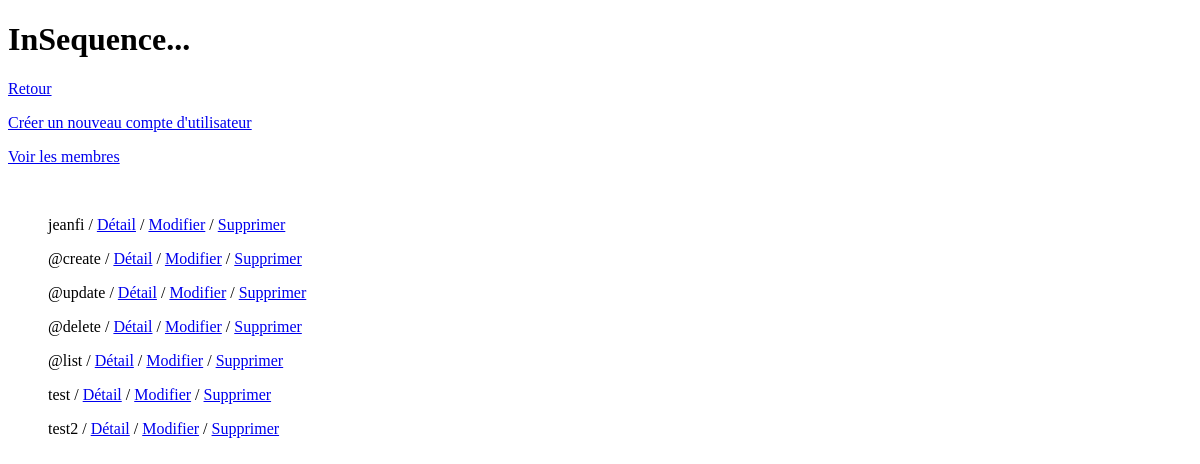
The page /siteuser-list/ on the database as committed earlier.
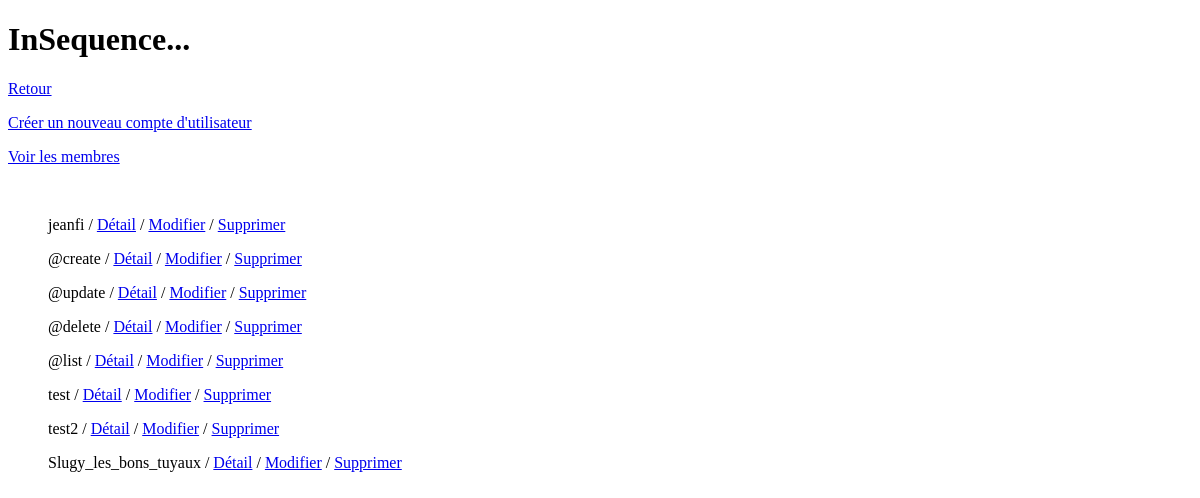
The same page on the database as committed later.
### accounts/models.py (models this page shows, shortened)
class SiteUser(AbstractUser):
  slug = models.SlugField(blank=True)

### accounts/views.py (the view)
# urls.py: path('siteuser-list/', SiteUserListView.as_view(), name= 'siteuser-list'),
class SiteUserListView(ListView):
  model = SiteUser

### accounts/templates/accounts/siteuser_list.html
{% extends 'base.html' %} {% block content %}<br />
{% for siteuser in siteuser_list %}
<ul>
  {{siteuser.username}} /
  <a href="{% url 'siteuser-detail' slug=siteuser.slug %} ">Détail</a>
  /
  <a href="{% url 'siteuser-update' slug=siteuser.slug %}">Modifier</a>
  /
  <a href="{% url 'siteuser-delete' slug=siteuser.slug %}">Supprimer</a>
</ul>
{% endfor %} {% endblock %}

Rows that differ between the two databases and show on the page:
added SiteUser: username "Slugy_les_bons_tuyaux"
